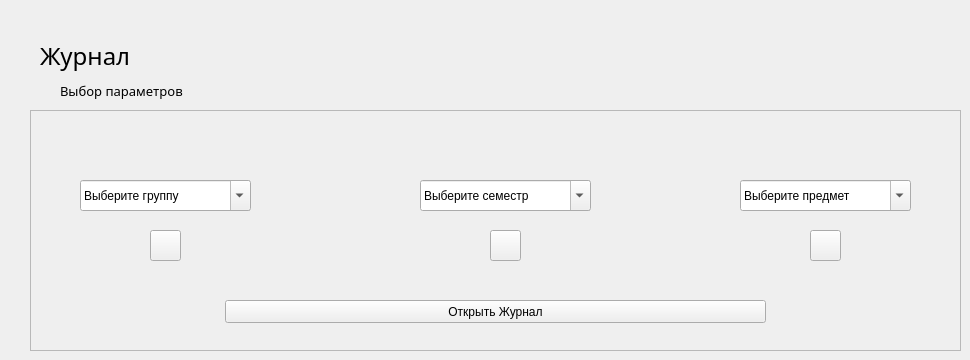
    <widget class="QWidget" name="journal_page">
     <widget class="QFrame" name="journal_choice">
      <property name="geometry">
       <rect>
        <x>30</x>
        <y>110</y>
        <width>931</width>
        <height>241</height>
       </rect>
      </property>
      <property name="frameShape">
       <enum>QFrame::StyledPanel</enum>
      </property>
      <property name="frameShadow">
       <enum>QFrame::Raised</enum>
      </property>
      <widget class="QComboBox" name="group_choice">
       <property name="geometry">
        <rect>
         <x>50</x>
         <y>70</y>
         <width>171</width>
         <height>31</height>
        </rect>
       </property>
       <property name="styleSheet">
        <string notr="true"/>
       </property>
       <property name="editable">
        <bool>true</bool>
       </property>
       <item>
        <property name="text">
         <string>Выберите группу</string>
        </property>
       </item>
       <item>
        <property name="text">
         <string>П1-19</string>
        </property>
       </item>
       <item>
        <property name="text">
         <string>П2-19</string>
        </property>
       </item>
       <item>
        <property name="text">
         <string>П3-19</string>
        </property>
       </item>
      </widget>
      <widget class="QPushButton" name="group_sync">
       <property name="geometry">
        <rect>
         <x>120</x>
         <y>120</y>
         <width>31</width>
         <height>31</height>
        </rect>
       </property>
       <property name="cursor">
        <cursorShape>PointingHandCursor</cursorShape>
       </property>
       <property name="text">
        <string/>
       </property>
      </widget>
      <widget class="QComboBox" name="semester_choice">
       <property name="geometry">
        <rect>
         <x>390</x>
         <y>70</y>
         <width>171</width>
         <height>31</height>
        </rect>
       </property>
       <property name="styleSheet">
        <string notr="true"/>
       </property>
       <property name="editable">
        <bool>true</bool>
       </property>
       <item>
        <property name="text">
         <string>Выберите семестр</string>
        </property>
       </item>
      </widget>
      <widget class="QLabel" name="semester_icon">
       <property name="geometry">
        <rect>
         <x>460</x>
         <y>30</y>
         <width>31</width>
         <height>31</height>
        </rect>
       </property>
       <property name="font">
        <font>
         <family>Montserrat Medium</family>
         <pointsize>10</pointsize>
         <underline>true</underline>
        </font>
       </property>
       <property name="styleSheet">
        <string notr="true"/>
       </property>
       <property name="text">
        <string/>
       </property>
       <property name="pixmap">
        <pixmap>../../icons/journal_semester.png</pixmap>
       </property>
       <property name="scaledContents">
        <bool>true</bool>
       </property>
       <property name="alignment">
        <set>Qt::AlignCenter</set>
       </property>
      </widget>
      <widget class="QComboBox" name="subject_choice">
       <property name="geometry">
        <rect>
         <x>710</x>
         <y>70</y>
         <width>171</width>
         <height>31</height>
        </rect>
       </property>
       <property name="styleSheet">
        <string notr="true"/>
       </property>
       <property name="editable">
        <bool>true</bool>
       </property>
       <item>
        <property name="text">
         <string>Выберите предмет</string>
        </property>
       </item>
       <item>
        <property name="text">
         <string>П2-19</string>
        </property>
       </item>
      </widget>
      <widget class="QPushButton" name="subject_sync">
       <property name="geometry">
        <rect>
         <x>780</x>
         <y>120</y>
         <width>31</width>
         <height>31</height>
        </rect>
       </property>
       <property name="cursor">
        <cursorShape>PointingHandCursor</cursorShape>
       </property>
       <property name="text">
        <string/>
       </property>
      </widget>
      <widget class="QPushButton" name="journal_open">
       <property name="geometry">
        <rect>
         <x>195</x>
         <y>190</y>
         <width>541</width>
         <height>23</height>
        </rect>
       </property>
       <property name="text">
        <string>Открыть Журнал</string>
       </property>
      </widget>
      <widget class="QLabel" name="subject_icon">
       <property name="geometry">
        <rect>
         <x>780</x>
         <y>30</y>
         <width>31</width>
         <height>31</height>
        </rect>
       </property>
       <property name="font">
        <font>
         <family>Montserrat Medium</family>
         <pointsize>10</pointsize>
         <underline>true</underline>
        </font>
       </property>
       <property name="styleSheet">
        <string notr="true"/>
       </property>
       <property name="text">
        <string/>
       </property>
       <property name="pixmap">
        <pixmap>../../icons/journal_subject.png</pixmap>
       </property>
       <property name="scaledContents">
        <bool>true</bool>
       </property>
       <property name="alignment">
        <set>Qt::AlignCenter</set>
       </property>
      </widget>
      <widget class="QLabel" name="group_sync_icon">
       <property name="geometry">
        <rect>
         <x>120</x>
         <y>120</y>
         <width>31</width>
         <height>31</height>
        </rect>
       </property>
       <property name="text">
        <string/>
       </property>
       <property name="pixmap">
        <pixmap>../../icons/synchronization.png</pixmap>
       </property>
       <property name="scaledContents">
        <bool>true</bool>
       </property>
      </widget>
      <widget class="QLabel" name="semester_sync_icon">
       <property name="geometry">
        <rect>
         <x>460</x>
         <y>120</y>
         <width>31</width>
         <height>31</height>
        </rect>
       </property>
       <property name="text">
        <string/>
       </property>
       <property name="pixmap">
        <pixmap>../../icons/synchronization.png</pixmap>
       </property>
       <property name="scaledContents">
        <bool>true</bool>
       </property>
      </widget>
      <widget class="QLabel" name="subject_sync_icon">
       <property name="geometry">
        <rect>
         <x>780</x>
         <y>120</y>
         <width>31</width>
         <height>31</height>
        </rect>
       </property>
       <property name="text">
        <string/>
       </property>
       <property name="pixmap">
        <pixmap>../../icons/synchronization.png</pixmap>
       </property>
       <property name="scaledContents">
        <bool>true</bool>
       </property>
      </widget>
      <widget class="QLabel" name="group_icon">
       <property name="geometry">
        <rect>
         <x>120</x>
         <y>30</y>
         <width>31</width>
         <height>31</height>
        </rect>
       </property>
       <property name="font">
        <font>
         <family>Montserrat Medium</family>
         <pointsize>10</pointsize>
         <underline>true</underline>
        </font>
       </property>
       <property name="styleSheet">
        <string notr="true"/>
       </property>
       <property name="text">
        <string/>
       </property>
       <property name="pixmap">
        <pixmap>../../icons/journal_group.png</pixmap>
       </property>
       <property name="scaledContents">
        <bool>true</bool>
       </property>
       <property name="alignment">
        <set>Qt::AlignCenter</set>
       </property>
      </widget>
      <widget class="QPushButton" name="semester_sync">
       <property name="geometry">
        <rect>
         <x>460</x>
         <y>120</y>
         <width>31</width>
         <height>31</height>
        </rect>
       </property>
       <property name="cursor">
        <cursorShape>PointingHandCursor</cursorShape>
       </property>
       <property name="text">
        <string/>
       </property>
      </widget>
      <zorder>group_sync_icon</zorder>
      <zorder>subject_sync_icon</zorder>
      <zorder>semester_sync_icon</zorder>
      <zorder>group_choice</zorder>
      <zorder>group_sync</zorder>
      <zorder>semester_choice</zorder>
      <zorder>semester_icon</zorder>
      <zorder>subject_choice</zorder>
      <zorder>subject_sync</zorder>
      <zorder>journal_open</zorder>
      <zorder>subject_icon</zorder>
      <zorder>group_icon</zorder>
      <zorder>semester_sync</zorder>
     </widget>
     <widget class="QLabel" name="journal_subtitle">
      <property name="geometry">
       <rect>
        <x>60</x>
        <y>80</y>
        <width>191</width>
        <height>21</height>
       </rect>
      </property>
      <property name="font">
       <font>
        <family>Bahnschrift Light</family>
        <pointsize>10</pointsize>
       </font>
      </property>
      <property name="text">
       <string>Выбор параметров</string>
      </property>
     </widget>
     <widget class="QLabel" name="journal_title">
      <property name="geometry">
       <rect>
        <x>40</x>
        <y>30</y>
        <width>281</width>
        <height>51</height>
       </rect>
      </property>
      <property name="font">
       <font>
        <family>Bahnschrift Light</family>
        <pointsize>18</pointsize>
       </font>
      </property>
      <property name="text">
       <string>Журнал</string>
      </property>
     </widget>
    </widget>
